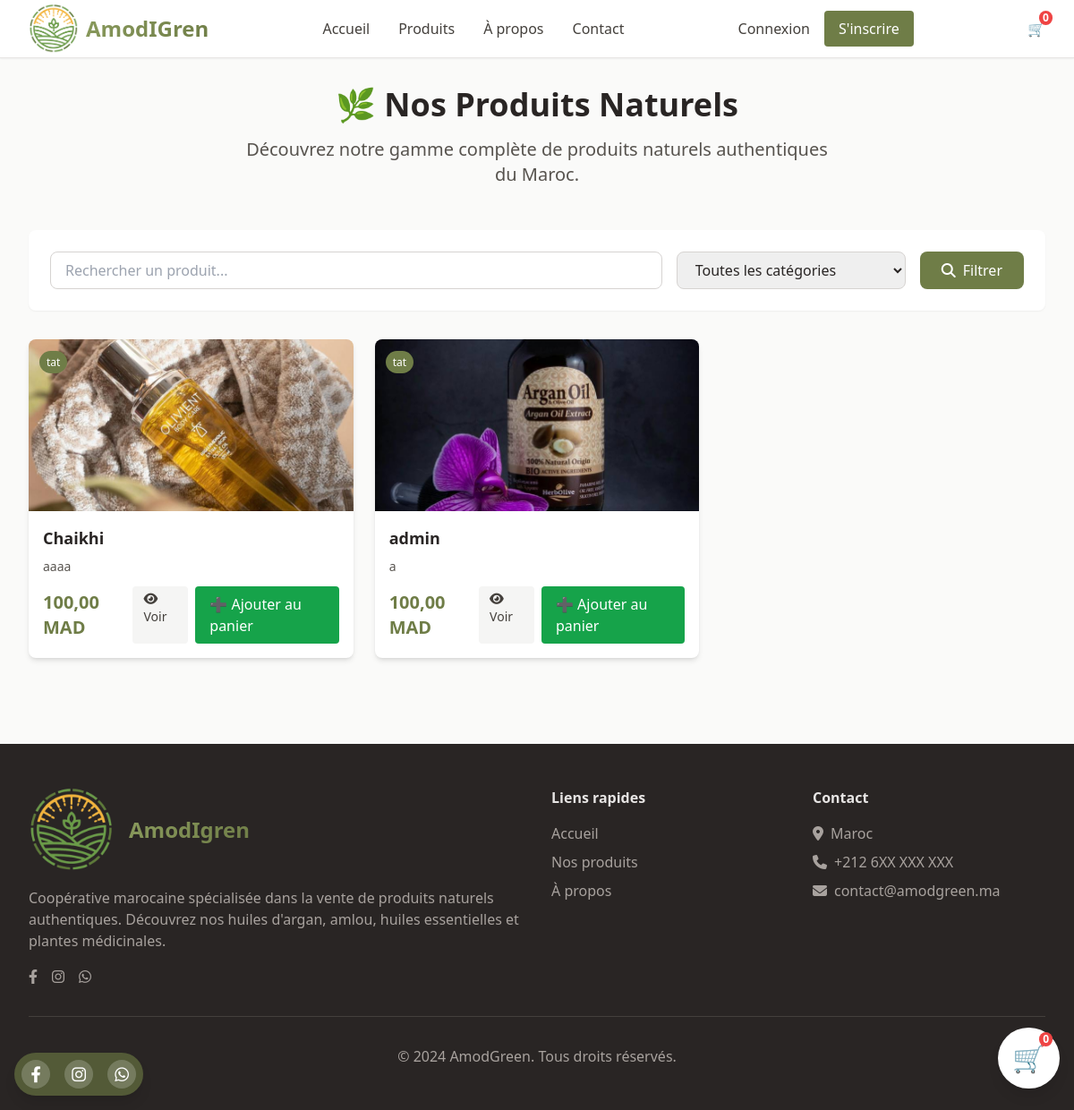
The page /ar/produits/ on the database as committed earlier.
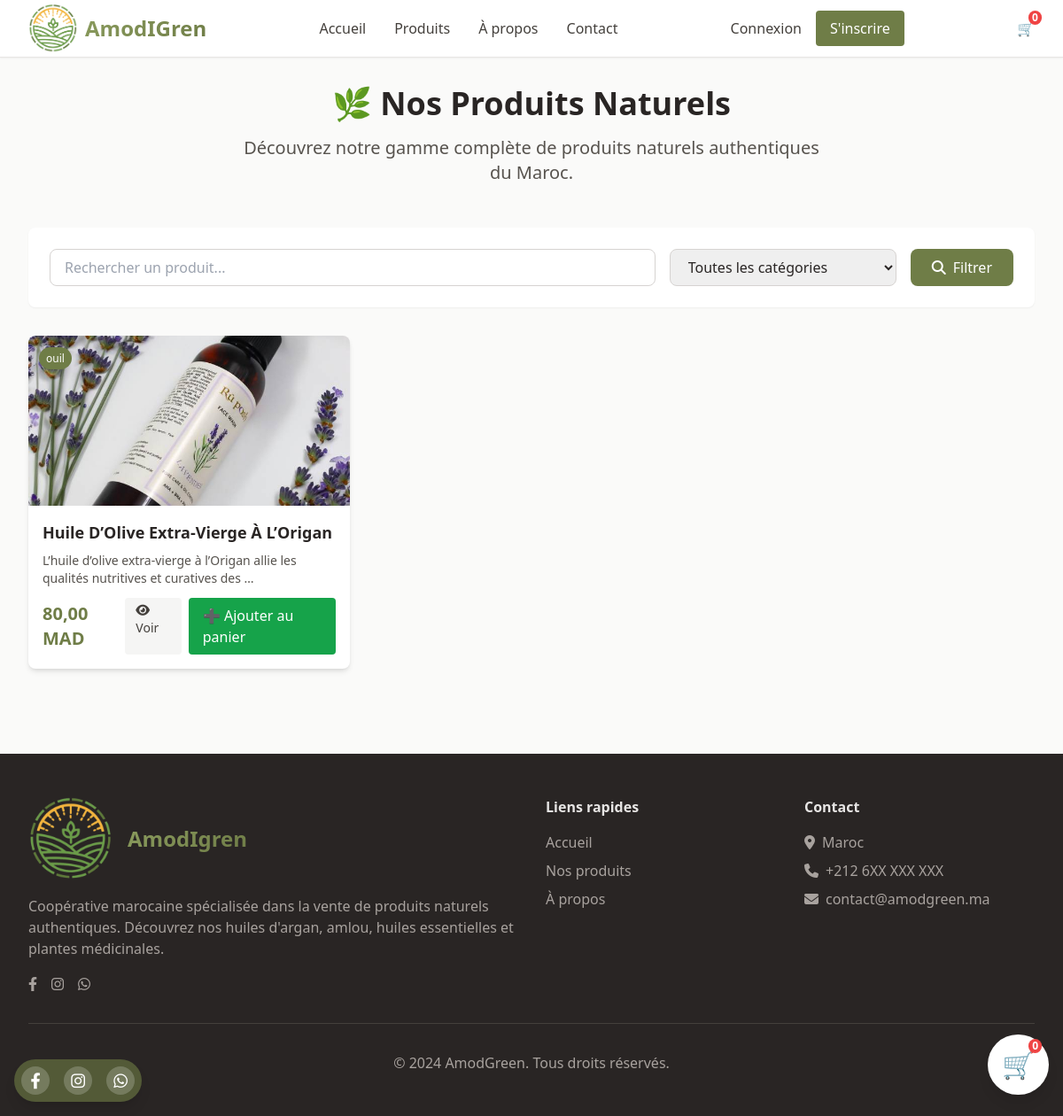
The same page on the database as committed later.
### store/models/Produit.py (models this page shows, shortened)
class Product(models.Model):
    name = models.CharField(max_length=200, verbose_name="Nom du produit")
    name_ar = models.CharField(max_length=200, blank=True, verbose_name="Nom (Arabe)")
    description = models.TextField(verbose_name="Description")
    description_ar = models.TextField(blank=True, verbose_name="Description (Arabe)")
    ingredients = models.TextField(blank=True, verbose_name="Ingrédients")
    ingredients_ar = models.TextField(blank=True, verbose_name="Ingrédients (Arabe)")
    price = models.DecimalField(max_digits=10, decimal_places=2, verbose_name="Prix (MAD)")
    image = models.ImageField(upload_to='products/', verbose_name="Image principale")
    category = models.ForeignKey(Category, on_delete=models.CASCADE, verbose_name="Catégorie")
    is_available = models.BooleanField(default=True, verbose_name="Disponible")
    created_at = models.DateTimeField(auto_now_add=True)
    updated_at = models.DateTimeField(auto_now=True)
    default_variant = models.ForeignKey(
        'ProductVariant',
        null=True,
        blank=True,
        on_delete=models.SET_NULL,
        related_name='default_for_products',
        verbose_name="Variante par défaut"
    )
    class Meta:
        verbose_name = "Produit"
        verbose_name_plural = "Produits"
        ordering = ['-created_at']
    def get_absolute_url(self):
        return reverse('product_detail', kwargs={'pk': self.pk})

class Category(models.Model):
    name = models.CharField(max_length=100, verbose_name="Nom")
    name_ar = models.CharField(max_length=100, blank=True, verbose_name="Nom (Arabe)")
    description = models.TextField(blank=True, verbose_name="Description")
    created_at = models.DateTimeField(auto_now_add=True)
    class Meta:
        verbose_name = "Catégorie"
        verbose_name_plural = "Catégories"
        ordering = ['name']

### store/views/views.py (the view)
# urls.py: path('produits/', views.product_list, name='product_list'),
def product_list(request):
    products = Product.objects.filter(is_available=True)
    categories = Category.objects.all()
    category_id = request.GET.get('category')
    search_query = request.GET.get('search')
    if category_id:
        products = products.filter(category_id=category_id)
    if search_query:
        products = products.filter(
            Q(name__icontains=search_query) |
            Q(description__icontains=search_query) |
            Q(name_ar__icontains=search_query)
        )
    paginator = Paginator(products, 12)
    page_obj = paginator.get_page(request.GET.get('page'))
    context = {
        'page_obj': page_obj,
        'categories': categories,
        'current_category': int(category_id) if category_id else None,
        'search_query': search_query or '',
    }
    return render(request, 'store/product_list.html', context)

### store/context_processors.py (called while the page is built)
def cart_count(request):
    cart = get_or_create_cart(request)
    return {'cart_count': cart.items.count()}

### store/utils.py (called while the page is built)
def get_or_create_cart(request):
    if request.user.is_authenticated:
        cart, created = Cart.objects.get_or_create(user=request.user)
    else:
        if not request.session.session_key:
            request.session.create()
        session_key = request.session.session_key
        cart, created = Cart.objects.get_or_create(session_key=session_key, user=None)
    return cart

### templates/store/product_list.html (shortened to what this page needs)
{% extends 'base.html' %}
{% load static %}
{% block content %}
<div class="max-w-7xl mx-auto px-4 sm:px-6 lg:px-8 py-8">
    <div class="text-center mb-12">
        <h1 class="text-4xl font-bold text-stone-800 mb-4">🌿 Nos Produits Naturels</h1>
        <p class="text-xl text-stone-600 max-w-2xl mx-auto">
            Découvrez notre gamme complète de produits naturels authentiques du Maroc.
        </p>
    </div>
    <div class="bg-white rounded-lg shadow-sm p-6 mb-8">
        <form method="GET" class="flex flex-col md:flex-row gap-4">
            <div class="flex-1">
                <input type="text" name="search" value="{{ search_query }}"
                       placeholder="Rechercher un produit..."
                       class="w-full px-4 py-2 border border-stone-300 rounded-lg focus:outline-none focus:ring-2 focus:ring-olive-500">
            </div>
            <div class="md:w-64">
                <select name="category" class="w-full px-4 py-2 border border-stone-300 rounded-lg focus:outline-none focus:ring-2 focus:ring-olive-500">
                    <option value="">Toutes les catégories</option>
                </select>
            </div>
            <button type="submit" class="bg-olive-600 hover:bg-olive-700 text-white px-6 py-2 rounded-lg transition-colors">
                <i class="fas fa-search mr-2"></i>Filtrer
            </button>
        </form>
    </div>
    <div class="grid grid-cols-1 md:grid-cols-2 lg:grid-cols-3 xl:grid-cols-4 gap-6">
        {% for product in page_obj %}
            <div class="bg-white rounded-lg shadow-md overflow-hidden card-hover">
                <div class="relative">
                    {% if product.image %}
                        <img src="{{ product.image.url }}" alt="{{ product.name }}"
                             class="w-full h-48 object-cover">
                    {% else %}
                        <div class="w-full h-48 bg-stone-200 flex items-center justify-center">
                            <i class="fas fa-leaf text-4xl text-stone-400"></i>
                        </div>
                    {% endif %}
                    <div class="absolute top-3 left-3">
                        <span class="bg-olive-600 text-white text-xs px-2 py-1 rounded-full">
                            {{ product.category.name }}
                        </span>
                    </div>
                </div>
                <div class="p-4">
                    <h3 class="text-lg font-semibold text-stone-800 mb-2 line-clamp-1">
                        {{ product.name }}
                    </h3>
                    <p class="text-stone-600 text-sm mb-3 line-clamp-2">
                        {{ product.description|truncatewords:12 }}
                    </p>
                    <div class="flex items-center justify-between">
                        <span class="text-xl font-bold text-olive-600">
                            {{ product.price }} MAD
                        </span>
                        <div class="flex gap-2">
                            <a href="{{ product.get_absolute_url }}"
                               class="bg-stone-100 hover:bg-stone-200 text-stone-700 px-3 py-1 rounded text-sm transition-colors">
                                <i class="fas fa-eye mr-1"></i>Voir
                            </a>
                             <a href="{% url 'add_to_cart' product.id %}" class="bg-green-600 text-white px-4 py-2 rounded hover:bg-green-700">
    ➕ Ajouter au panier
</a>
                        </div>
                    </div>
                </div>
            </div>
        {% endfor %}
    </div>
</div>
{% endblock %}

### templates/base.html (shortened to what this page needs)
{% load static %}
{% load widget_tweaks %}
<!DOCTYPE html>
<html lang="fr" class="h-full">
<head>
    <link rel="stylesheet" href="https://cdnjs.cloudflare.com/ajax/libs/font-awesome/6.4.0/css/all.min.css">
    <link href="{% static 'css/main.css' %}" rel="stylesheet" />
    <link rel="stylesheet" href="https://cdn.jsdelivr.net/npm/bootstrap-icons@1.10.5/font/bootstrap-icons.css" />
</head>
<body class="min-h-full bg-stone-50 text-stone-800">
    <nav class="bg-white shadow-sm border-b border-stone-200 sticky top-0 z-50">
        <div class="max-w-7xl mx-auto px-4 sm:px-6 lg:px-8">
            <div class="flex justify-between items-center h-16">
                <div class="flex items-center">
                    <a href="{% url 'home' %}" class="flex items-center space-x-2">
                        <img src="{% static 'img/logo2.png' %}" alt="Logo AmodIGren" class="h-14 w-auto">
                        <span class="text-2xl font-bold text-gradient">AmodIGren</span>
                    </a>
                </div>
                <div class="hidden md:flex space-x-8">
                    <a href="{% url 'home' %}" class="text-stone-700 hover:text-olive-600 transition-colors">Accueil</a>
                    <a href="{% url 'product_list' %}"
                        class="text-stone-700 hover:text-olive-600 transition-colors">Produits</a>
                    <a href="{% url 'about' %}" class="text-stone-700 hover:text-olive-600 transition-colors">À
                        propos</a>
                    <a href="{% url 'contact' %}"
                        class="text-stone-700 hover:text-olive-600 transition-colors">Contact</a>
                </div>
                <div class="hidden sm:flex items-center space-x-4">
                    {% if user.is_authenticated %}
                    <a href="{% url 'profile' %}" class="text-stone-700 hover:text-olive-600 transition-colors">
                        <i class="fas fa-user"></i> {{ user.first_name|default:user.username }}
                    </a>
                    <a href="{% url 'logout' %}"
                        class="bg-stone-200 hover:bg-stone-300 text-stone-700 px-3 py-1 rounded transition-colors">
                        Déconnexion
                    </a>
                    {% else %}
                    <a href="{% url 'login' %}"
                        class="text-stone-700 hover:text-olive-600 transition-colors">Connexion</a>
                    <a href="{% url 'register' %}"
                        class="bg-olive-600 hover:bg-olive-700 text-white px-4 py-2 rounded transition-colors">
                        S'inscrire
                    </a>
                    {% endif %}
                </div>
                <div class="hidden sm:flex items-center space-x-6">
                    <a href="{% url 'view_cart' %}" class="relative text-gray-700 hover:text-green-700">
                        🛒
                        <span
                            class="absolute -top-2 -right-2 bg-red-500 text-white text-xs font-bold rounded-full px-1">
                            {{ cart_count|default:0 }}
                        </span>
                    </a>
                </div>
                <div class="fixed bottom-6 right-4 z-50 bg-white p-3 sm:p-4 rounded-full shadow-lg">
                    <a href="{% url 'view_cart' %}"
                        class="relative text-gray-700 hover:text-green-700 text-2xl sm:text-3xl">
                        🛒
                        <span id="cart-count"
                            class="absolute -top-2 -right-2 bg-red-500 text-white text-xs font-bold rounded-full px-1">
                            {{ cart_count|default:0 }}
                        </span>
                    </a>
                </div>
            </div>
        </div>
    </nav>
    <main>
        {% block content %}
        {% endblock %}
        <div
            class="fixed bottom-4 left-4 z-50 flex flex-col sm:flex-row items-center sm:space-x-4 space-y-4 sm:space-y-0 bg-olive-700 bg-opacity-90 rounded-full p-2 shadow-lg">
            <a href="#"
                class="w-8 h-8 bg-white bg-opacity-20 rounded-full flex items-center justify-center hover:bg-opacity-30 transition-colors">
                <i class="fab fa-facebook-f text-lg text-white"></i>
            </a>
            <a href="#"
                class="w-8 h-8 bg-white bg-opacity-20 rounded-full flex items-center justify-center hover:bg-opacity-30 transition-colors">
                <i class="fab fa-instagram text-lg text-white"></i>
            </a>
            <a href="#"
                class="w-8 h-8 bg-white bg-opacity-20 rounded-full flex items-center justify-center hover:bg-opacity-30 transition-colors">
                <i class="fab fa-whatsapp text-lg text-white"></i>
            </a>
        </div>
    </main>
    <footer class="bg-stone-800 text-stone-200 mt-16">
        <div class="max-w-7xl mx-auto px-4 sm:px-6 lg:px-8 py-12">
            <div class="grid grid-cols-1 md:grid-cols-4 gap-8">
                <div class="col-span-1 md:col-span-2">
                    <div class="col-span-1 md:col-span-2 flex items-center space-x-4 mb-4">
                        <img src="{% static 'img/logo2.png' %}" alt="Logo AmodGreen" class="h-24 w-auto">
                        <h3 class="text-2xl font-bold text-gradient">AmodIgren</h3>
                    </div>
                    <p class="text-stone-400 mb-4">
                        Coopérative marocaine spécialisée dans la vente de produits naturels authentiques.
                        Découvrez nos huiles d'argan, amlou, huiles essentielles et plantes médicinales.
                    </p>
                    <div class="flex space-x-4">
                        <a href="#" class="text-stone-400 hover:text-white transition-colors">
                            <i class="fab fa-facebook-f"></i>
                        </a>
                        <a href="#" class="text-stone-400 hover:text-white transition-colors">
                            <i class="fab fa-instagram"></i>
                        </a>
                        <a href="#" class="text-stone-400 hover:text-white transition-colors">
                            <i class="fab fa-whatsapp"></i>
                        </a>
                    </div>
                </div>
                <div>
                    <h4 class="font-semibold mb-4">Liens rapides</h4>
                    <ul class="space-y-2">
                        <li><a href="{% url 'home' %}"
                                class="text-stone-400 hover:text-white transition-colors">Accueil</a></li>
                        <li><a href="{% url 'product_list' %}"
                                class="text-stone-400 hover:text-white transition-colors">Nos produits</a></li>
                        <li><a href="{% url 'about' %}" class="text-stone-400 hover:text-white transition-colors">À
                                propos</a></li>
                    </ul>
                </div>
                <div>
                    <h4 class="font-semibold mb-4">Contact</h4>
                    <ul class="space-y-2 text-stone-400">
                        <li><i class="fas fa-map-marker-alt mr-2"></i>Maroc</li>
                        <li><i class="fas fa-phone mr-2"></i>+212 6XX XXX XXX</li>
                        <li><i class="fas fa-envelope mr-2"></i>contact@amodgreen.ma</li>
                    </ul>
                </div>
            </div>
            <div class="border-t border-stone-700 mt-8 pt-8 text-center text-stone-400">
                <p>&copy; 2024 AmodGreen. Tous droits réservés.</p>
            </div>
        </div>
    </footer>
</body>
</html>

### static/css/main.css (style rules this page uses)
.text-gradient { background: linear-gradient(135deg, #8a9b5d, #6f7d47); -webkit-background-clip: text; -webkit-text-fill-color: transparent; background-clip: text; }
.card-hover { transition: all 0.3s ease; }

Rows that differ between the two databases and show on the page:
removed Product: image (picture), category.name "tat", name "Chaikhi", description "aaaa", price "100,00"
removed Product: image (picture), category.name "tat", name "admin", description "a", price "100,00"
added Product: image (picture), category.name "ouil", name "Huile D’Olive Extra-Vierge À L’Origan", description "L’huile d’olive extra-vierge à l’Origan allie les qualités nutritives et curatives des …", price "80,00"
